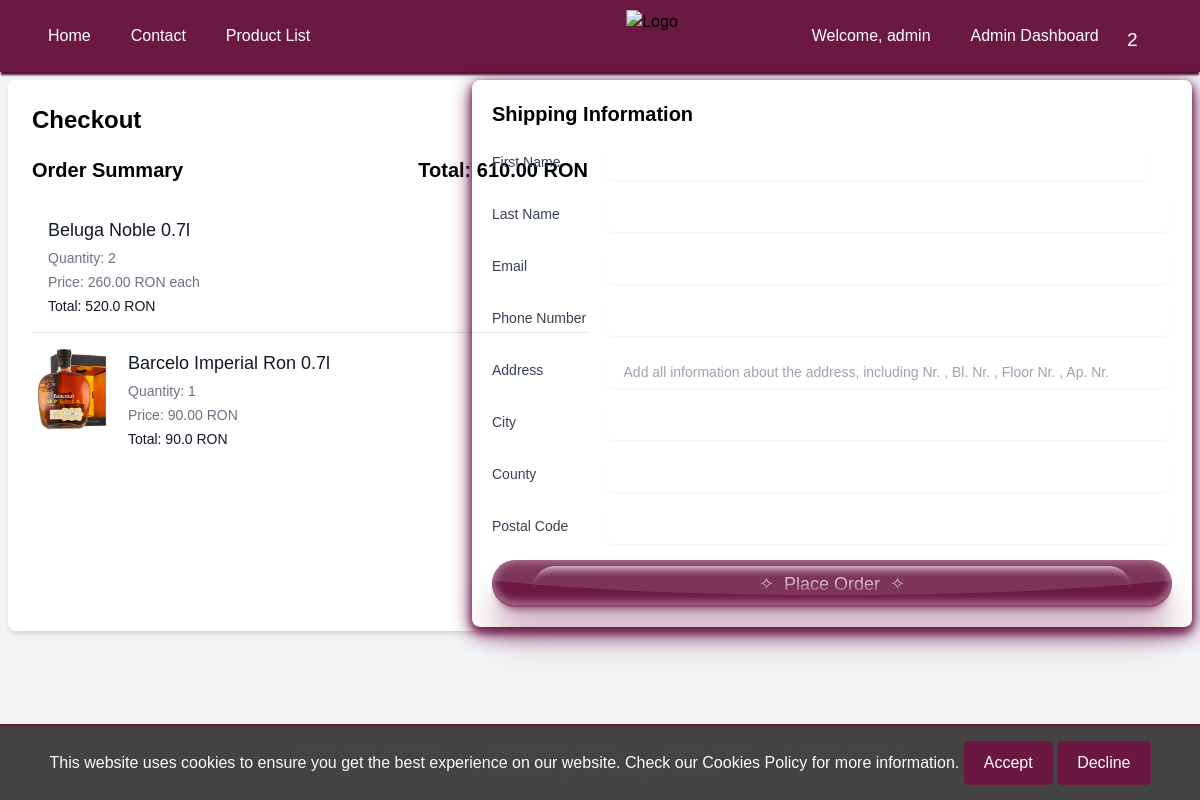
/checkout/ (signed in), run on an earlier commit of the app's database.
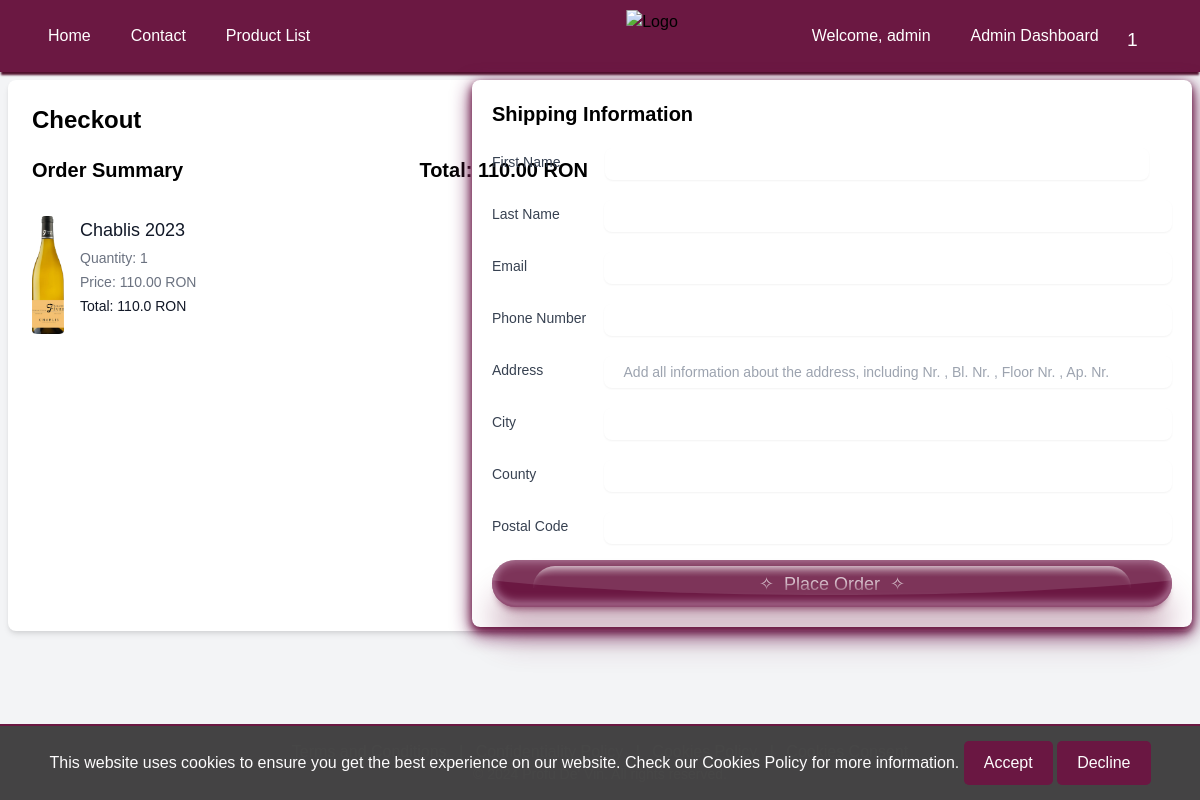
And on a later commit of the database.
### my_app/models.py (models this page shows, shortened)
class CartItem(models.Model):
    cart = models.ForeignKey(Cart, on_delete=models.CASCADE)
    wine = models.ForeignKey(Wines, null=True, blank=True, on_delete=models.CASCADE)
    spirit = models.ForeignKey(Spirits, null=True, blank=True, on_delete=models.CASCADE)
    quantity = models.PositiveIntegerField(default=1)
    price = models.DecimalField(max_digits=6, decimal_places=2, null=True, default=0.00)

class Spirits(models.Model):
    Type = models.CharField(max_length=100, default = '')
    Name = models.CharField(max_length=100, default='')
    Style = models.CharField(max_length=100, null=True)
    AlcLvl = models.IntegerField(default=0)
    Price = models.DecimalField(max_digits=6, decimal_places=2, null=True)
    Qty = models.IntegerField(null=True)
    ID = models.AutoField(primary_key=True, editable=False)
    image = models.ImageField(upload_to='spirits/', null=True, blank=True)

class Wines(models.Model):
    Name = models.CharField(max_length=100)
    Type = models.CharField(max_length=100)
    Year = models.IntegerField(default=None, null=True)  # Changed to allow NULL or default value
    Grapes = models.CharField(max_length=100, null=True)  # Changed to allow NULL
    Country = models.CharField(max_length=100)
    Region = models.CharField(max_length=100, null=True)  # Changed to allow NULL
    Price = models.DecimalField(max_digits=6, decimal_places=2, null=True)
    Description = models.TextField()
    Qty = models.IntegerField(null=True)  # Kept as is, can be set to default if needed
    ID = models.AutoField(primary_key=True, editable=False)
    image = models.ImageField(upload_to='wines/', null=True, blank=True)

### my_app/views.py (the view)
# urls.py: path('checkout/', views.checkout, name='checkout'),
@login_required
def checkout(request):
    cart_items = CartItem.objects.filter(cart__user=request.user)
    total_value = sum(item.price * item.quantity for item in cart_items)
    if request.method == 'POST':
        form = OrderForm(request.POST)
        if form.is_valid():
            order = form.save(commit=False)
            order.user = request.user
            order.total_price = total_value
            order.save()
            for item in cart_items:
                OrderItem.objects.create(
                    order=order,
                    wine=item.wine,
                    spirit=item.spirit,
                    quantity=item.quantity,
                    price=item.price,
                    name=item.wine.Name if item.wine else item.spirit.Name,
                    type=item.wine.Type if item.wine else item.spirit.Type,
                    year=item.wine.Year if item.wine else None,
                    grapes=item.wine.Grapes if item.wine else None,
                    country=item.wine.Country if item.wine else None,
                    region=item.wine.Region if item.wine else None,
                    alcohol_level=item.spirit.AlcLvl if item.spirit else None,
                    style=item.spirit.Style if item.spirit else None
                )
                if item.wine:
                    item.wine.Qty -= item.quantity
                    item.wine.save()
                elif item.spirit:
                    item.spirit.Qty -= item.quantity
                    item.spirit.save()
            cart_items.delete()
            return redirect('order_success')
    else:
        form = OrderForm()
    return render(request, 'my_app/checkout.html', {'form': form, 'cart_items': cart_items, 'total_value': total_value})

### my_app/forms.py (shortened to what this page needs)
class OrderForm(forms.ModelForm):
    class Meta:
        model = Order
        fields = ['first_name', 'last_name','email', 'phone_number', 'address', 'city', 'county', 'postal_code']

### my_app/context_processors.py (called while the page is built)
def cart_item_count(request):
    if request.user.is_authenticated:
        cart_items = CartItem.objects.filter(cart__user=request.user)
        return {'cart_item_count': cart_items.count()}
    return {'cart_item_count': 0}

### my_app/templatetags/custom_filters.py (called while the page is built)
@register.filter
def multiply(value, arg):
    try:
        return float(value) * float(arg)
    except (ValueError, TypeError):
        return ''

### templates/my_app/checkout.html (shortened to what the changed rows need)
<!DOCTYPE html>
<html lang="en">
<head>
    {% load static %}
    <link href="https://cdn.jsdelivr.net/npm/tailwindcss@2.2.19/dist/tailwind.min.css" rel="stylesheet">
    <link href="{% static 'css/checkout.css' %}" rel="stylesheet">
</head>
<body class="bg-gray-100">
    {% include 'my_app/header.html' %}
    <main>
    {% load custom_filters %}
    <div class="custom-container mt-10 p-6 bg-white shadow-md rounded-lg" >
        <h1 class="text-2xl font-bold mb-5">Checkout</h1>
        <div class="grid grid-cols-1 md:grid-cols-2 gap-6" style="min-height: 28.2rem;">
            <div>
                <div class="flex justify-between items-center mb-4">
                    <h2 class="text-xl font-semibold">Order Summary</h2>
                    <p class="text-xl font-semibold">Total: {{ total_value|floatformat:2 }} RON</p>
                </div>
                <ul class="divide-y divide-gray-200">
                    {% for item in cart_items %}
                        <li class="py-4 flex">
                            <div class="flex-shrink-0">
                                {% if item.wine and item.wine.image %}
                                    <img src="{{ item.wine.image.url }}" alt="{{ item.wine.Name }}" style="max-width: 2rem;">
                                {% elif item.spirit and item.spirit.image %}
                                    <img src="{{ item.spirit.image.url }}" alt="{{ item.spirit.Name }}" class="h-20 w-20 rounded-md">
                                {% endif %}
                            </div>
                            <div class="ml-4 flex-1 flex flex-col justify-between">
                                <div>
                                    <h3 class="text-lg font-medium text-gray-900">
                                        {% if item.wine %}
                                            {{ item.wine.Name }}
                                        {% else %}
                                            {{ item.spirit.Name }}
                                        {% endif %}
                                    </h3>
                                    <p class="mt-1 text-sm text-gray-500">Quantity: {{ item.quantity }}</p>
                                    {% if item.quantity > 1 %}
                                        <p class="mt-1 text-sm text-gray-500">Price: {{ item.price|floatformat:2 }} RON each</p>
                                    {% else %}
                                        <p class="mt-1 text-sm text-gray-500">Price: {{ item.price|floatformat:2 }} RON</p>
                                    {% endif %}
                                    <div class="mt-1 text-sm font-medium text-gray-900">
                                        Total: {{ item.price|floatformat:2|multiply:item.quantity }} RON
                                    </div>
                                </div>
                            </div>
                        </li>
                    {% endfor %}
                </ul>
            </div>
            <div class="sticky-container">
                <h2 class="text-xl font-semibold mb-4">Shipping Information</h2>
            </div>
        </div>
    </div>
    </main>
</body>
</html>

### templates/my_app/header.html (shortened to what this page needs)
{% load static %}
    <header class="header">
        <div class="links">
            <nav class="flex items-center justify-between relative">
                <div class="hidden lg:flex lg:items-center lg:space-x-10 lg:-ml-20">
                    <a href="/home" title="" class="headerlinks"> Home </a>
                    <a href="/home/contact" title="" class="headerlinks"> Contact </a>
                    <a href="/home/product_list" title="" class="headerlinks"> Product List </a>
                </div>
                <div class="absolute left-1/2 transform -translate-x-1/2">
                    <a href="/home">
                        <img class="imageheadersize" src="{% static 'images/logo.png' %}" alt="Logo" />
                    </a>
                </div>
                <div class="hidden lg:flex lg:items-center lg:space-x-10 lg:-mr-20">
                    {% if user.is_authenticated %}
                    <a href="{% url 'profile_view' %}" title="" class="headerlinks">
                        <span class="headerlinks">Welcome, {{ user.username }}</span>
                        {% if user.is_staff %}
                            <a href="{% url 'admin_dashboard' %}" title="" class="headerlinks"> Admin Dashboard </a>
                        {% endif %}
                    </a>
                        <a href="{% url 'cart_view' %}" class="headerlinks cart-link">
                            <span class="cartlogo"><span class="cart-count">{{ cart_item_count }}</span></span>
                        </a>
                    {% else %}
                        <a href="{% url 'login' %}?next={{ request.path }}" title="" class="headerlinks"> Log in </a>
                        <a href="{% url 'signup' %}?next={{ request.path }}" title="" class="headerlinks"> Sign up </a>
                    {% endif %}
                </div>
            </nav>
        </div>
    </header>

What changed in the data, as far as the page shows it:
removed CartItem: spirit.Name "Beluga Noble 0.7l", quantity "2", price "260.00", price|multiply "520.0"
removed CartItem: spirit.image (picture), spirit.Name "Barcelo Imperial Ron 0.7l", quantity "1", price "90.00", price|multiply "90.0"
added CartItem: wine.image (picture), wine.Name "Chablis 2023", quantity "1", price "110.00", price|multiply "110.0"
Also different on the page:
{{ cart_item_count }}: "2" → "1"
{{ total_value|floatformat:2 }}: "610.00" → "110.00"
